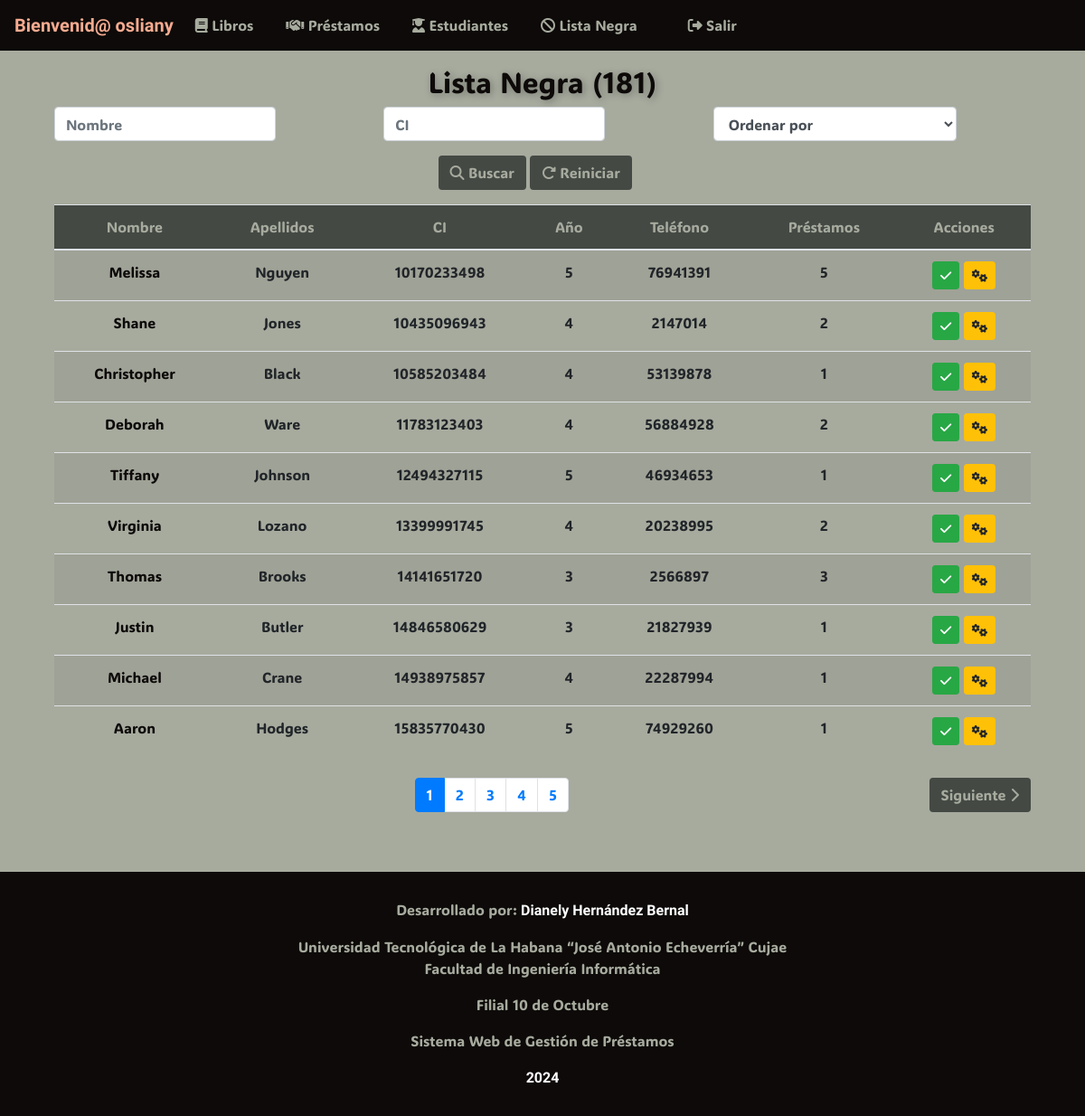
The page /lista_negra/ (signed in) on the database as committed earlier.
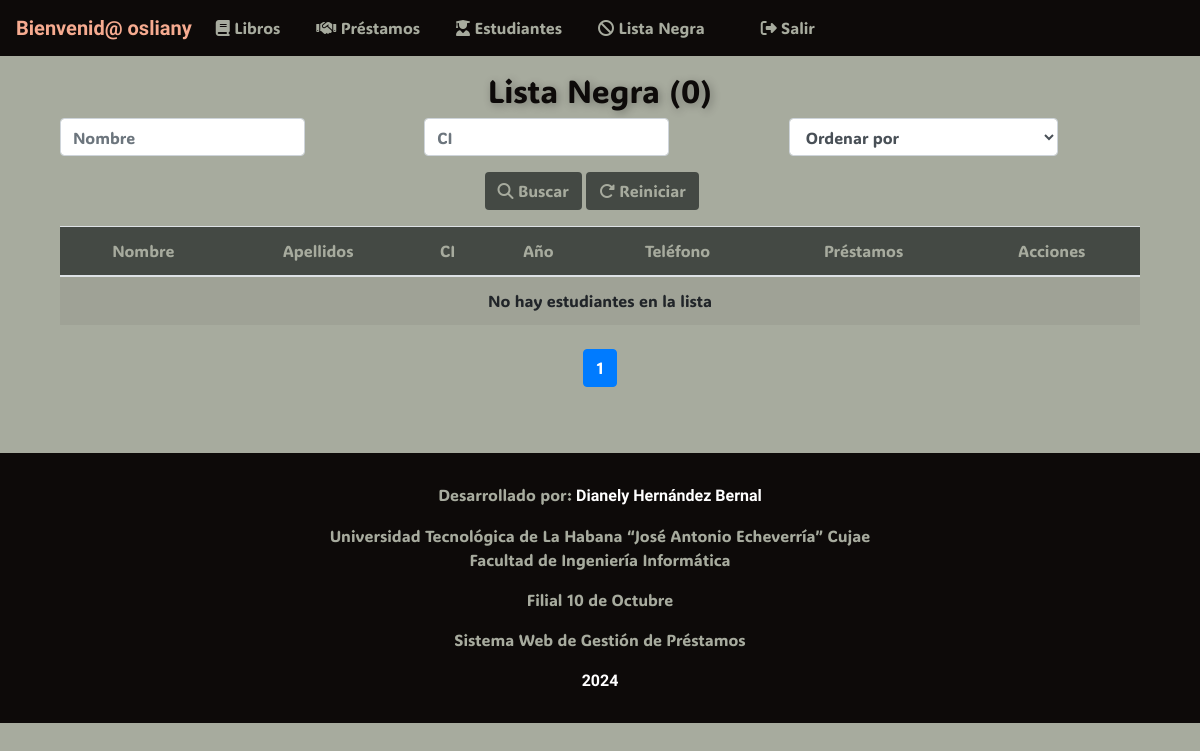
The same page on the database as committed later.
### app/models.py (models this page shows, shortened)
class Estudiante(models.Model):
    nombre = models.CharField(max_length=30)
    apellidos = models.CharField(max_length=30)
    edad = models.IntegerField()
    anno_academico = models.IntegerField()
    CI = models.CharField(max_length=11, unique=True, validators=[RegexValidator(r'^\d{11}$')])
    telefono = models.CharField(max_length=8, validators=[RegexValidator(r'^\d{8}$')])
    @property
    def cantidad_prestamos(self):
        return self.prestamo_set.count() + self.listanegra_set.count()
    @classmethod
    def lista_negra(cls):
        return cls.objects.filter(listanegra__isnull=False).distinct()

### app/views.py (the view)
# urls.py: path('lista_negra/', ListaNegraListView.as_view(), name='lista_negra-list'),
@method_decorator(group_required('directivo'), name='dispatch')
class ListaNegraListView(ListView):
    model = Estudiante
    template_name = 'app/lista_negra.html'
    context_object_name = 'estudiantes'
    def get_context_data(self, **kwargs):
        context = super().get_context_data(**kwargs)
        estudiantes = Estudiante.lista_negra()
        context["cantidad"] = len(estudiantes)
        paginator = Paginator(estudiantes, 10)
        page = self.request.GET.get("page")
        estudiantes = paginator.get_page(page)
        context["estudiantes"] = estudiantes
        return context

### app/views.py (called while the page is built)
def group_required(rol):
    def in_group(user):
        roles = list(user.groups.values_list('name', flat=True))
        if "administrador" in roles:
            return True
        print(roles)
        return rol in roles
    return user_passes_test(in_group)

### app/templates/app/lista_negra.html (shortened to what this page needs)
{% extends 'app/base.html' %}
{% block content %}
<div class="container mt-3">
    <h2 class="text-center display-5" style="animation: pulse 1.5s 1; text-shadow: 2px 2px 8px rgba(0, 0, 0, 0.3);">
        Lista Negra ({{ cantidad }})
    </h2>
    <form method="GET" class="form-inline mb-3">
        <div class="row">
            <div class="col-md-4">
                <input type="text" name="buscar_nombre" class="form-control" placeholder="Nombre" value="{{ request.GET.buscar_nombre }}">
            </div>
            <div class="col-md-4">
                <input type="text" name="buscar_ci" class="form-control" placeholder="CI" value="{{ request.GET.buscar_ci }}">
            </div>
            <div class="col-md-4">
                <select name="ordenar_por" class="form-control">
                    <option value="">Ordenar por</option>
                </select>
            </div>
            <div class="col-md-12 text-center mt-3">
                <button type="submit" class="btn btn-color"><i class="fas fa-search"></i> Buscar</button>
                <a href="{% url 'estudiante-list' %}" class="btn btn-color"><i class="fas fa-redo-alt"></i> Reiniciar</a>
            </div>
        </div>
    </form>
    <table class="table table-striped text-center">
        <thead class="secondary-color">
            <tr>
                <th>Nombre</th>
                <th>Apellidos</th>
                <th>CI</th>
                <th>Año</th>
                <th>Teléfono</th>
                <th>Préstamos</th>
                <th>Acciones</th>
            </tr>
        </thead>
        <tbody>
            {% for estudiante in estudiantes %}
            <tr>
                <td><a href="{% url 'estudiante-detail' estudiante.id %}">{{ estudiante.nombre }}</a></td>
                <td>{{ estudiante.apellidos }}</td>
                <td>{{ estudiante.CI }}</td>
                <td>{{ estudiante.anno_academico }}</td>
                <td>{{ estudiante.telefono }}</td>
                <td>{{ estudiante.cantidad_prestamos }}</td>
                <td>
                    <a href="{% url 'sacar_estudiante' estudiante.id %}" class="btn btn-success btn-sm spinner"><i class="fas fa-check spinner"></i></a>
                    <a href="{% url 'estudiante-detail' estudiante.id %}" class="btn btn-warning btn-sm"><i class="fas fa-cogs"></i></a>
                </td>
            </tr>
            {% empty %}
            <tr>
                <td colspan="7" class="text-center">No hay estudiantes en la lista</td>
            </tr>
            {% endfor %}
        </tbody>
    </table>
    <div class="d-flex justify-content-between mt-4">
        <div>
            <nav aria-label="Page navigation">
                <ul class="pagination">
                    {% for num in estudiantes.paginator.page_range %}
                        {% if estudiantes.number == num %}
                            <li class="page-item active">
                                <a class="page-link" href="?page={{ num }}">{{ num }}</a>
                            </li>
                        {% elif num > estudiantes.number|add:'-5' and num < estudiantes.number|add:'5' %}
                            <li class="page-item">
                                <a class="page-link" href="?page={{ num }}">{{ num }}</a>
                            </li>
                        {% endif %}
                    {% endfor %}
                </ul>
            </nav>
        </div>
        <div>
            {% if estudiantes.has_next %}
                <a href="?page={{ estudiantes.next_page_number }}" class="btn btn-color">
                    Siguiente <i class="fas fa-chevron-right"></i>
                </a>
            {% endif %}
        </div>
    </div>
</div>
{% endblock %}

### app/templates/app/base.html (shortened to what this page needs)
<!DOCTYPE html>
<html lang="en">
<head>
    {% load static %}
    <link rel="stylesheet" href="https://stackpath.bootstrapcdn.com/bootstrap/4.5.2/css/bootstrap.min.css">
    <link rel="stylesheet" href="{% static 'app/font-awesome/css/all.css' %}">
    <link rel="stylesheet" href="{% static 'app/Bootstrap/css/bootstrap.css' %}">
</head>
<body>
    <nav class="navbar navbar-expand-lg primary-color" id="nav-bar">
        <b class="navbar-brand" style="color: var(--color-cuarto)">Bienvenid@ {{ user.username }} </b>
        <ul class="navbar-nav">
            <li class="nav-item">
                <a class="nav-link" href="{% url 'libro-list' %}"><i class="fas fa-book"></i> Libros</a>
            </li>
            <li class="nav-item">
                <a class="nav-link" href="{% url 'prestamo-list' %}"><i class="fas fa-handshake"></i> Préstamos</a>
            </li>
            <li class="nav-item">
                <a class="nav-link" href="{% url 'estudiante-list' %}"><i class="fas fa-user-graduate"></i> Estudiantes</a>
            </li>
            <li class="nav-item">
                <a class="nav-link" href="{% url 'lista_negra-list' %}"><i class="fas fa-ban"></i> Lista Negra</a>
            </li>
                <a class="nav-link" href="{% url 'logout' %}"><i class="fas fa-sign-out-alt"></i> Salir</a>
        </ul>
    </nav>
    <div class="container">
        {% block content %}{% endblock %}
    </div>
    <footer class="primary-color">
        <p>Desarrollado por: <b>Dianely Hernández Bernal</b></p>
        <a href="https://cujae.edu.cu/">Universidad Tecnológica de La Habana “José Antonio Echeverría” Cujae</a>
        <p>Facultad de Ingeniería Informática</p>
        <p>Filial 10 de Octubre</p>
        <p>Sistema Web de Gestión de Préstamos</p>
        <b>2024</b>
    </footer>
</body>
</html>

### app/templates/app/base.html (style rules this page uses)
:root { --color-primario: #161a17; --color-secundario: #324440; --color-terciario: #dbe4e2; --color-cuarto: #cb9e9d; }
body { background-color: var(--color-terciario); }
.primary-color { background-color: var(--color-primario); color: var(--color-terciario); }
.secondary-color { background-color: var(--color-secundario); color: var(--color-terciario); }
.btn-color { background-color: var(--color-secundario); color: var(--color-terciario); }
p, b , footer a { color: var(--color-terciario); }
a { color: var(--color-primario) }
h1, h2, h3, h4 { color: var(--color-primario); }
.nav-link { color: var(--color-terciario); }
footer { margin-top: 50px; padding: 30px 100px; text-align: center; }
footer b { color: white; }
* { font-family: ADLaM Display, Ubuntu; font-weight: 400; }
.navbar-nav .nav-item { margin-right: 20px; }

### app/templates/app/lista_negra.html (style rules this page uses)
:root { --color-primario: #0d0a09; --color-secundario: #444944; --color-terciario: #a7ab9e; --color-cuarto: #f6ab90; }

Rows that differ between the two databases and show on the page:
removed Estudiante: nombre "Melissa", apellidos "Nguyen", CI "10170233498", anno_academico "5", telefono "76941391", cantidad_prestamos "5"
removed Estudiante: nombre "Shane", apellidos "Jones", CI "10435096943", anno_academico "4", telefono "2147014", cantidad_prestamos "2"
removed Estudiante: nombre "Christopher", apellidos "Black", CI "10585203484", anno_academico "4", telefono "53139878", cantidad_prestamos "1"
removed Estudiante: nombre "Deborah", apellidos "Ware", CI "11783123403", anno_academico "4", telefono "56884928", cantidad_prestamos "2"
removed Estudiante: nombre "Tiffany", apellidos "Johnson", CI "12494327115", anno_academico "5", telefono "46934653", cantidad_prestamos "1"
removed Estudiante: nombre "Virginia", apellidos "Lozano", CI "13399991745", anno_academico "4", telefono "20238995", cantidad_prestamos "2"
removed Estudiante: nombre "Thomas", apellidos "Brooks", CI "14141651720", anno_academico "3", telefono "2566897", cantidad_prestamos "3"
removed Estudiante: nombre "Justin", apellidos "Butler", CI "14846580629", anno_academico "3", telefono "21827939", cantidad_prestamos "1"
removed Estudiante: nombre "Michael", apellidos "Crane", CI "14938975857", anno_academico "4", telefono "22287994", cantidad_prestamos "1"
removed Estudiante: nombre "Aaron", apellidos "Hodges", CI "15835770430", anno_academico "5", telefono "74929260", cantidad_prestamos "1"
Other text that changed with them:
{{ cantidad }}: "181" → "0"
text no longer shown: "Siguiente"
text now shown: "No hay estudiantes en la lista"
list line gone: "2"
list line gone: "3"
list line gone: "4"
list line gone: "5"
